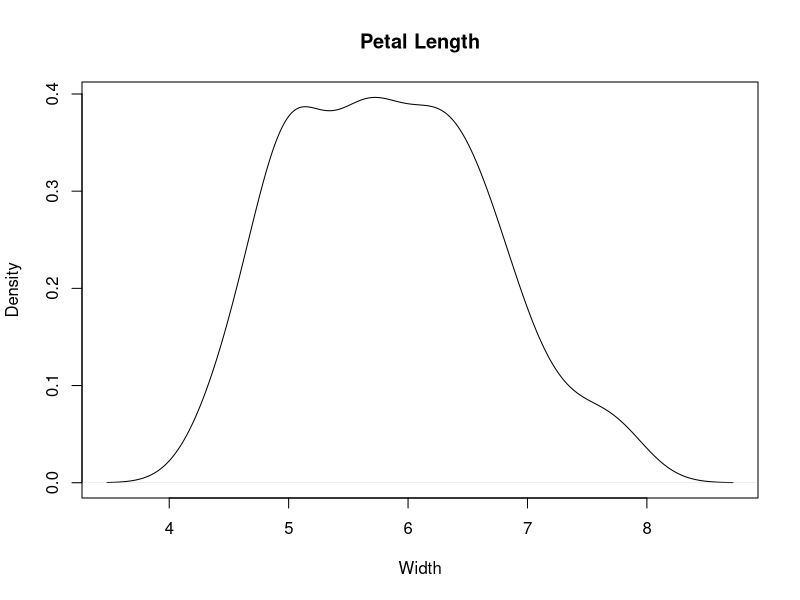

This figure's R source:
## ---- chunk 1
y <- density(iris$Sepal.Length) 
## ---- chunk 2
class(y)   #class: "density"
typeof(y)  #type: "list"#
str(y)     #structure: list of 8#
## ---- chunk 3
plot(y, main="Petal Length", ylab="Density", xlab="Width")
